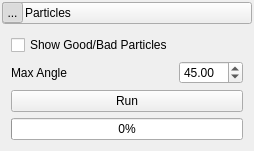
    <widget class="QWidget" name="particles_panel" native="true">
     <property name="sizePolicy">
      <sizepolicy hsizetype="Preferred" vsizetype="Fixed">
       <horstretch>0</horstretch>
       <verstretch>0</verstretch>
      </sizepolicy>
     </property>
     <layout class="QVBoxLayout" name="verticalLayout_10">
      <property name="spacing">
       <number>2</number>
      </property>
      <property name="leftMargin">
       <number>2</number>
      </property>
      <property name="topMargin">
       <number>2</number>
      </property>
      <property name="rightMargin">
       <number>2</number>
      </property>
      <property name="bottomMargin">
       <number>2</number>
      </property>
      <item>
       <widget class="QWidget" name="particles_header_background" native="true">
        <layout class="QVBoxLayout" name="verticalLayout_11">
         <property name="leftMargin">
          <number>0</number>
         </property>
         <property name="topMargin">
          <number>0</number>
         </property>
         <property name="rightMargin">
          <number>0</number>
         </property>
         <property name="bottomMargin">
          <number>0</number>
         </property>
         <item>
          <widget class="QPushButton" name="particles_header">
           <property name="sizePolicy">
            <sizepolicy hsizetype="Preferred" vsizetype="Fixed">
             <horstretch>0</horstretch>
             <verstretch>0</verstretch>
            </sizepolicy>
           </property>
           <property name="minimumSize">
            <size>
             <width>215</width>
             <height>21</height>
            </size>
           </property>
           <layout class="QHBoxLayout" name="horizontalLayout_6">
            <property name="spacing">
             <number>2</number>
            </property>
            <property name="leftMargin">
             <number>0</number>
            </property>
            <property name="topMargin">
             <number>0</number>
            </property>
            <property name="rightMargin">
             <number>0</number>
            </property>
            <property name="bottomMargin">
             <number>0</number>
            </property>
            <item>
             <widget class="QToolButton" name="particles_open_button">
              <property name="minimumSize">
               <size>
                <width>21</width>
                <height>21</height>
               </size>
              </property>
              <property name="maximumSize">
               <size>
                <width>21</width>
                <height>21</height>
               </size>
              </property>
              <property name="text">
               <string>...</string>
              </property>
              <property name="icon">
               <iconset resource="../Resources/ShapeWorksStudio.qrc">
                <normaloff>:/Studio/Images/RightArrowWhite.png</normaloff>
                <normalon>:/Studio/Images/DownArrowWhite.png</normalon>:/Studio/Images/RightArrowWhite.png</iconset>
              </property>
              <property name="checkable">
               <bool>true</bool>
              </property>
              <property name="checked">
               <bool>true</bool>
              </property>
             </widget>
            </item>
            <item>
             <widget class="QLabel" name="particles_label">
              <property name="text">
               <string>Particles</string>
              </property>
             </widget>
            </item>
           </layout>
          </widget>
         </item>
        </layout>
       </widget>
      </item>
      <item>
       <widget class="QWidget" name="particles_content" native="true">
        <layout class="QGridLayout" name="gridLayout_19">
         <item row="1" column="0">
          <widget class="QLabel" name="good_bad_max_angle_label">
           <property name="text">
            <string>Max Angle</string>
           </property>
          </widget>
         </item>
         <item row="1" column="1">
          <widget class="QDoubleSpinBox" name="good_bad_max_angle">
           <property name="sizePolicy">
            <sizepolicy hsizetype="Fixed" vsizetype="Fixed">
             <horstretch>0</horstretch>
             <verstretch>0</verstretch>
            </sizepolicy>
           </property>
           <property name="minimumSize">
            <size>
             <width>60</width>
             <height>0</height>
            </size>
           </property>
           <property name="maximumSize">
            <size>
             <width>65</width>
             <height>16777215</height>
            </size>
           </property>
           <property name="maximum">
            <double>180.000000000000000</double>
           </property>
           <property name="value">
            <double>45.000000000000000</double>
           </property>
          </widget>
         </item>
         <item row="0" column="0">
          <widget class="QCheckBox" name="show_good_bad">
           <property name="text">
            <string>Show Good/Bad Particles</string>
           </property>
          </widget>
         </item>
         <item row="3" column="0" colspan="2">
          <widget class="QPushButton" name="run_good_bad">
           <property name="enabled">
            <bool>true</bool>
           </property>
           <property name="text">
            <string>Run</string>
           </property>
          </widget>
         </item>
         <item row="4" column="0" colspan="2">
          <widget class="QProgressBar" name="particles_progress">
           <property name="sizePolicy">
            <sizepolicy hsizetype="Preferred" vsizetype="Fixed">
             <horstretch>0</horstretch>
             <verstretch>0</verstretch>
            </sizepolicy>
           </property>
           <property name="value">
            <number>0</number>
           </property>
          </widget>
         </item>
        </layout>
       </widget>
      </item>
     </layout>
    </widget>
